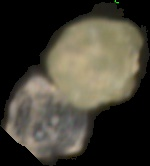
#> input picture Grains/grain_103.jpg, 150 x 166 px
$ python -i img_treatment.py   (imports and definitions only)
#> lines starting #> are read from the running program, lines starting #| are printed output that depends on the picture; after the words box and inside, x2 and y2 are one past the last pixel; in counts of white or black regions, pixels touching at a corner belong together
import math

import cv2
import imutils
import matplotlib.pyplot as plt
import numpy as np
from scipy import ndimage as ndi
from skimage.feature import canny, peak_local_max
from skimage.filters import sobel
from skimage.segmentation import watershed, felzenszwalb, slic, quickshift
from skimage.color import label2rgb

def show_img_with_matplotlib(img, title, pos, isBAndW, isSpectral = False):
    """Shows an image using matplotlib capabilities"""

    ax = plt.subplot(3, 2, pos)
    if isSpectral:
        plt.imshow(img, cmap = plt.cm.nipy_spectral)
    elif isBAndW:
        plt.imshow(img, cmap='gray')
    else:
    # Convert BGR image to RGB
        img_RGB = img[:, :, ::-1]
        plt.imshow(img_RGB)
    plt.title(title)
    plt.axis('off')

class ImagesTreatment():
    def __init__(self, image):
        self.image = image
        self.grain_images = []

    # [90 lines left out: functions separator, basic_thresh, edge_based_segmentation, region_based_segmentation, watershed_segmentation, superpixel_segmentation, not called in this run]

    def final_segmentation(self):

        show_img_with_matplotlib(self.image, 'base', 1, False)

        image_gray = cv2.cvtColor(self.image, cv2.COLOR_BGR2GRAY)
        thresh = cv2.threshold(image_gray, 30, 256, cv2.THRESH_BINARY)[1]

        show_img_with_matplotlib(thresh, 'thresh', 2, True)

        distance = ndi.distance_transform_edt(thresh)
        show_img_with_matplotlib(-distance, 'distance', 3, True)

        coords = peak_local_max(distance, footprint=np.ones((3, 3)), labels=thresh)
        coords = self.merge_points_too_close(coords, min_dist=9)

        coords_img = np.zeros_like(image_gray)
        for coord in coords:
            cv2.circle(coords_img, (coord[0], coord[1]), 10, (255, 0, 0), -1)
        show_img_with_matplotlib(coords_img, 'coord_after_removal', 4, True)

        mask = np.zeros(distance.shape, dtype=bool)
        mask[tuple(coords.T)] = True
        markers, _ = ndi.label(mask)
        labels = watershed(-distance, markers, mask=thresh)

        for label in np.unique(labels):
        # if the label is zero label is background
            if label == 0:
                continue
            mask = np.zeros(image_gray.shape, dtype="uint8")
            mask[labels == label] = 255

            cnts = cv2.findContours(mask.copy(), cv2.RETR_EXTERNAL,
                                    cv2.CHAIN_APPROX_NONE)
            cnts = imutils.grab_contours(cnts)

            for cnt in cnts:
                if cv2.contourArea(cnt) > 1500:
                    mask_rgb = cv2.cvtColor(mask, cv2.COLOR_GRAY2BGR)
                    resultimage = cv2.bitwise_and(self.image,  mask_rgb)

                    x, y, w, h = cv2.boundingRect(cnt)
                    cropped_img = resultimage[y:y + h, x:x + w]
                    self.grain_images.append(cropped_img)
                    # cv2.drawContours(image=self.image, contours=cnts, contourIdx=-1, color=(0, 255, 0), thickness=2, lineType=cv2.LINE_AA)

        show_img_with_matplotlib(labels, 'labels', 5, True, isSpectral=True)
        show_img_with_matplotlib(self.image, 'final', 6, False)

        # plt.show()
        return self.grain_images

        # show_img_with_matplotlib(self.image, 'base', 1, False)
        #
        # image_gray = cv2.cvtColor(self.image, cv2.COLOR_BGR2GRAY)
        # thresh = cv2.threshold(image_gray, 30, 256, cv2.THRESH_BINARY)[1]
        # show_img_with_matplotlib(thresh, 'thresh', 2, True)
        # # noise removal
        # kernel = np.ones((3, 3), np.uint8)
        # opening = cv2.morphologyEx(thresh, cv2.MORPH_OPEN, kernel, iterations=2)
        # # sure background area
        # sure_bg = cv2.dilate(opening, kernel, iterations=3)
        # # Finding sure foreground area
        # show_img_with_matplotlib(sure_bg, 'background', 3, True)
        # dist_transform = ndi.distance_transform_edt(thresh)
        #
        # coords = peak_local_max(dist_transform, footprint=np.ones((3, 3)), labels=thresh)
        #
        # sure_fg = np.zeros_like(image_gray)
        #
        # coords = self.remove_point_too_close(coords, min_dist=5)
        #
        # for coord in coords:
        #
        #     cv2.circle(sure_fg, (coord[0], coord[1]), 10, (255, 0, 0), -1)
        # show_img_with_matplotlib(sure_fg, 'coord', 2, True)
        #
        # #ret, sure_fg = cv2.threshold(dist_transform, 20, 255, 0)
        # show_img_with_matplotlib(sure_fg, 'foreground', 4, True)
        # # Finding unknown region
        # sure_fg = np.uint8(sure_fg)
        # unknown = cv2.subtract(sure_bg, sure_fg)
        # # Marker labelling
        # ret, markers = cv2.connectedComponents(sure_fg)
        # # Add one to all labels so that sure background is not 0, but 1
        # markers = markers + 1
        # # Now, mark the region of unknown with zero
        # markers[unknown == 255] = 0
        # show_img_with_matplotlib(markers, 'markers', 5, True)
        # markers = cv2.watershed(self.image, markers)
        # self.image[markers == -1] = [255, 0, 0]
        #
        #
        # show_img_with_matplotlib(markers, 'final', 5, True)
        #
        # for label in np.unique(markers):
        #     # if the label is zero, we are examining the 'background'
        #     # so simply ignore it
        #     if label == 0:
        #         continue
        #     # otherwise, allocate memory for the label region and draw
        #     # it on the mask
        #     mask = np.zeros(image_gray.shape, dtype="uint8")
        #     mask[markers == label] = 255
        #     # detect contours in the mask and grab the largest one
        #     cnts = cv2.findContours(mask.copy(), cv2.RETR_EXTERNAL,
        #                             cv2.CHAIN_APPROX_SIMPLE)
        #     cnts = imutils.grab_contours(cnts)
        #     c = max(cnts, key=cv2.contourArea)
        #     # draw a circle enclosing the object
        #     ((x, y), r) = cv2.minEnclosingCircle(c)
        #     cv2.drawContours(image=self.image, contours=cnts, contourIdx=-1, color=(0, 255, 0), thickness=2,
        #                      lineType=cv2.LINE_AA)
        #     # cv2.imshow("Output", self.image)
        #     # cv2.waitKey(0)
        #
        # show_img_with_matplotlib(self.image, 'final', 6, False)


        # # Remove small objects
        # distance = ndi.distance_transform_edt(thresh)
        # show_img_with_matplotlib(distance, 'distance', 3, True)


        # coords = peak_local_max(distance, footprint=np.ones((3, 3)), labels=thresh)
        #
        # coords_img = np.zeros_like(image_gray)
        #
        # coords = self.remove_point_too_close(coords, min_dist=5)
        #
        # for coord in coords:
        #     cv2.circle(coords_img, (coord[0], coord[1]), 10, (255, 0, 0), -1)
        # show_img_with_matplotlib(coords_img, 'coord', 2, True)
        #
        # mask = np.zeros(distance.shape, dtype=bool)
        # mask[tuple(coords.T)] = True
        # markers, _ = ndi.label(coords_img)
        # labels = cv2.watershed(self.image, markers)
        #
        # show_img_with_matplotlib(labels, 'labels', 4, True, isSpectral=True)
        # # show_img_with_matplotlib(labels, 'labels', 3, False)
        #
        # for label in np.unique(labels):
        #     # if the label is zero, we are examining the 'background'
        #     # so simply ignore it
        #     if label == 0:
        #         continue
        #     # otherwise, allocate memory for the label region and draw
        #     # it on the mask
        #     mask = np.zeros(image_gray.shape, dtype="uint8")
        #     mask[labels == label] = 255
        #     # detect contours in the mask and grab the largest one
        #     cnts = cv2.findContours(mask.copy(), cv2.RETR_EXTERNAL,
        #                             cv2.CHAIN_APPROX_SIMPLE)
        #     cnts = imutils.grab_contours(cnts)
        #     c = max(cnts, key=cv2.contourArea)
        #     # draw a circle enclosing the object
        #     ((x, y), r) = cv2.minEnclosingCircle(c)
        #     cv2.drawContours(image=self.image, contours=cnts, contourIdx=-1, color=(0, 255, 0), thickness=2,
        #                      lineType=cv2.LINE_AA)
        #     # cv2.imshow("Output", self.image)
        #     # cv2.waitKey(0)


    # [40 lines left out: functions preproces_image, increase_brightness, opening_closing, remove_point_too_close, not called in this run]

    def merge_points_too_close(self, coords, min_dist=10):
        coords = coords.tolist()

        while True:
            new_coords = []
            for coord in coords:
                close_points = []
                for coord2 in coords:
                    if coord[0] != coord2[0] and coord[1] != coord2[1]:
                        if math.sqrt((coord[0] - coord2[0])**2 + (coord[1] - coord2[1])**2) < min_dist:
                            close_points.append(coord2)
                            coords.remove(coord2)
                if len(close_points) > 0:
                    mean_x = 0
                    mean_y = 0
                    for point in close_points:
                        mean_x += point[0]
                        mean_y += point[1]
                    new_point = [int(mean_x/(len(close_points)+1)), int(mean_y/(len(close_points)+1))]
                    new_coords.append(new_point)
                    coords.remove(coord)
                else:
                    new_coords.append(coord)
            if coords == new_coords:
                break

        return np.array(new_coords)

>>> import cv2
>>> picture = cv2.imread('Grains/grain_103.jpg')
#> picture is the input picture: shape (166, 150, 3); mean B, G, R 53.7, 64.8, 68.7
>>> result = ImagesTreatment(picture).final_segmentation()
#> in final_segmentation, `image_gray = cv2.cvtColor(self.image, cv2.COLOR_BGR2GRAY)`:
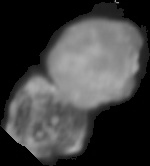
#> image_gray: shape (166, 150); min 0, max 176, mean 64.7
#> in final_segmentation, `thresh = cv2.threshold(image_gray, 30, 256, cv2.THRESH_BINARY)[1]`:
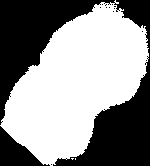
#> thresh: shape (166, 150); 56.6% white; 14 black regions (12 under 20 px), largest, box (x1, y1, x2, y2) and area: (0, 0, 150, 166) 9878, (0, 126, 50, 166) 914
#> in final_segmentation, `distance = ndi.distance_transform_edt(thresh)`:
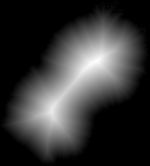
#> distance: shape (166, 150) float64; min 0, max 47.17, mean 10.1; drawn with min black and max white
#> in final_segmentation, `coords = peak_local_max(distance, footprint=np.ones((3, 3)), labels=th..`: coords = 95 pairs, first value 1 to 164, second value 1 to 148
#> after the loop in merge_points_too_close, `while True:`: coords = [[62, 93], [2, 103], [3, 103], [7, 93], [10, 122], [30, 56], [60, 147], [75, 144], [96, 9], [96, 133], [120, 1], [121, 1], [158, 72], [158, 75], [164, 54], [164, 55]]
#> in final_segmentation, `coords = self.merge_points_too_close(coords, min_dist=9)`: coords = 16 rows, first 8: [62, 93], [2, 103], [3, 103], [7, 93], [10, 122], [30, 56], [60, 147], [75, 144]
#> the loop in final_segmentation, `for coord in coords:` made 16 passes
#> after the loop in final_segmentation, `for coord in coords:`:
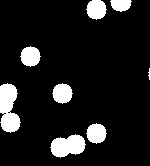
#> coords_img: shape (166, 150); 11.3% white; 8 white regions (1 under 20 px), largest, box (x1, y1, x2, y2) and area: (0, 83, 21, 133) 736, (50, 134, 86, 158) 592, (20, 46, 41, 67) 317
#> in final_segmentation, `labels = watershed(-distance, markers, mask=thresh)`:
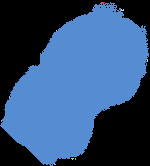
#> labels: shape (166, 150) int32; 14 distinct labels, from 0 to 13; one colour per label, 0 black
#> the loop in final_segmentation, `for label in np.unique(labels):` made 14 passes
#> cnts on passes 2, 3, 4, 5, 6, 8, 9, 10, 11, 12, 13, 14: 1 contour, all with area under 20, [[[93, 7]]], 1 contour, all with area under 20, [[[56, 30]]], [[[147, 59], [147, 60], [147, 61], [147, 60]]], [[[144, 75]]], [[[9, 96], [9, 97]]], [[[133, 96]]], [[[1, 120], [1, 121]]], [[[71, 158], [72, 159], [73, 158], [72, 158]]], [[[75, 158], [75, 159]]], [[[54, 163], [54, 164], [55, 164]]]
#> after the loop in final_segmentation, `for label in np.unique(labels):`:
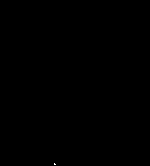
#> mask: shape (166, 150); 0.01% white in thin lines or dots, all inside (x1, y1, x2, y2) = (54, 163, 56, 165)
#> after the loop in final_segmentation, `for label in np.unique(labels):`: self.grain_images = 1 item
#> result = 1 item
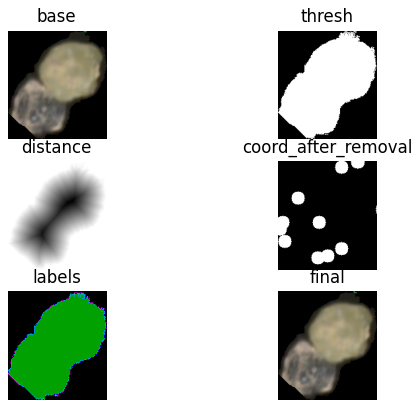
#> figure drawn by matplotlib, 6 panels

$ run again, on Grains/grain_104.jpg
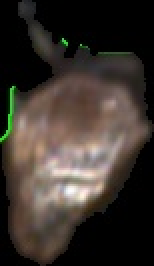
#> input picture Grains/grain_104.jpg, 77 x 133 px (shown 2 times larger)
#> picture is the input picture: shape (133, 77, 3); mean B, G, R 45.8, 51.9, 59.7
#> thresh: shape (133, 77); 57.4% white; 11 black regions (7 under 20 px), largest, box (x1, y1, x2, y2) and area: (23, 66, 77, 133) 1604, (16, 0, 77, 62) 1589, (0, 0, 27, 68) 865, (0, 72, 20, 133) 298
#> in final_segmentation, `coords = peak_local_max(distance, footprint=np.ones((3, 3)), labels=th..`: coords = 35 pairs, first value 4 to 108, second value 13 to 73
#> after the loop in merge_points_too_close, `while True:`: coords = [[72, 34], [60, 44], [108, 21], [4, 13], [5, 13], [26, 44], [53, 73], [95, 58], [105, 49]]
#> the loop in final_segmentation, `for coord in coords:` made 9 passes
#> in final_segmentation, `labels = watershed(-distance, markers, mask=thresh)`:
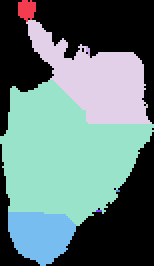
#> labels: shape (133, 77) int32 (shown 2 times larger); 9 distinct labels, from 0 to 8; one colour per label, 0 black
#> the loop in final_segmentation, `for label in np.unique(labels):` made 9 passes
#> cnts on passes 2, 3, 4, 7, 8: 1 contour; box (x1, y1, x2, y2) and area: (9, 0, 18, 11) 60, 1 contour, all with area under 20, [[[73, 52], [73, 53]]], [[[58, 95], [59, 95]]], [[[48, 105], [49, 105], [50, 105], [49, 105]]]
#> after the loop in final_segmentation, `for label in np.unique(labels):`:
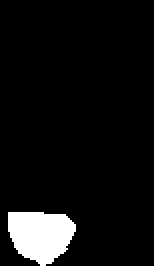
#> mask: shape (133, 77) (shown 2 times larger); 6.7% white; 1 white region, box (x1, y1, x2, y2) and area: (4, 106, 38, 133) 684
#> after the loop in final_segmentation, `for label in np.unique(labels):`: self.grain_images = 2 items

$ run again, on Grains/grain_112.jpg
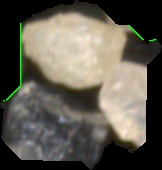
#> input picture Grains/grain_112.jpg, 162 x 170 px
#> picture is the input picture: shape (170, 162, 3); mean B, G, R 80.1, 90.5, 94.9
#> in final_segmentation, `thresh = cv2.threshold(image_gray, 30, 256, cv2.THRESH_BINARY)[1]`:
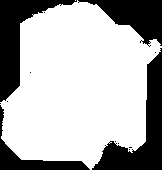
#> thresh: shape (170, 162); 69.6% white; 13 black regions (9 under 20 px), largest, box (x1, y1, x2, y2) and area: (92, 48, 162, 170) 2847, (0, 0, 77, 102) 2494, (78, 0, 162, 47) 1892, (0, 105, 90, 170) 1137
#> in final_segmentation, `coords = peak_local_max(distance, footprint=np.ones((3, 3)), labels=th..`: coords = 45 pairs, first value 1 to 152, second value 5 to 160
#> after the loop in merge_points_too_close, `while True:`: coords = [[83, 88], [84, 88], [85, 88], [86, 88], [105, 5], [1, 77], [1, 78], [4, 59], [4, 60], [11, 43], [11, 44], [14, 32], [45, 149], [149, 128]]
#> in final_segmentation, `coords = self.merge_points_too_close(coords, min_dist=9)`: coords = 14 rows, first 8: [83, 88], [84, 88], [85, 88], [86, 88], [105, 5], [1, 77], [1, 78], [4, 59]
#> the loop in final_segmentation, `for coord in coords:` made 14 passes
#> in final_segmentation, `labels = watershed(-distance, markers, mask=thresh)`:
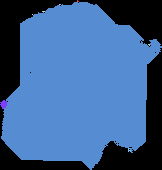
#> labels: shape (170, 162) int32; 9 distinct labels, from 0 to 8; one colour per label, 0 black
#> the loop in final_segmentation, `for label in np.unique(labels):` made 9 passes
#> cnts on passes 2, 3, 4, 5, 6, 9: [[[77, 0], [77, 1], [78, 1]]], [[[59, 4], [60, 4]]], [[[42, 11], [43, 11], [44, 11], [43, 11]]], [[[32, 14]]], [[[148, 44], [149, 45], [149, 44]]], 1 contour, all with area under 20
#> after the loop in final_segmentation, `for label in np.unique(labels):`: self.grain_images = 1 item

$ run again, on Grains/grain_114.jpg
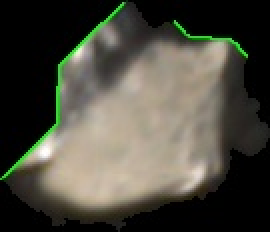
#> input picture Grains/grain_114.jpg, 135 x 116 px (shown 2 times larger)
#> picture is the input picture: shape (116, 135, 3); mean B, G, R 63.7, 74.4, 76.2
#> thresh: shape (116, 135); 58.6% white; 10 black regions (6 under 20 px), largest, box (x1, y1, x2, y2) and area: (0, 0, 63, 89) 2696, (60, 67, 135, 116) 1651, (64, 0, 135, 64) 1554, (0, 90, 59, 116) 573
#> in final_segmentation, `coords = peak_local_max(distance, footprint=np.ones((3, 3)), labels=th..`: coords = 43 pairs, first value 1 to 114, second value 26 to 133
#> after the loop in merge_points_too_close, `while True:`: coords = [[58, 72], [66, 124], [1, 65], [12, 73], [50, 128], [68, 133], [69, 133], [73, 117], [74, 117], [99, 101], [105, 73], [105, 74], [105, 75], [109, 29], [111, 40], [111, 45], [112, 62]]
#> in final_segmentation, `coords = self.merge_points_too_close(coords, min_dist=9)`: coords = 17 rows, first 8: [58, 72], [66, 124], [1, 65], [12, 73], [50, 128], [68, 133], [69, 133], [73, 117]
#> the loop in final_segmentation, `for coord in coords:` made 17 passes
#> in final_segmentation, `labels = watershed(-distance, markers, mask=thresh)`:
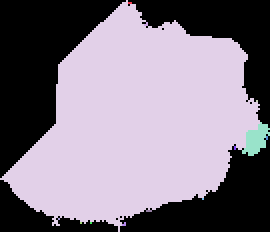
#> labels: shape (116, 135) int32 (shown 2 times larger); 14 distinct labels, from 0 to 13; one colour per label, 0 black
#> the loop in final_segmentation, `for label in np.unique(labels):` made 14 passes
#> cnts on passes 2, 3, 4, 7, 8, 9, 10, 11: [[[64, 1], [65, 1]]], [[[73, 11], [72, 12], [73, 12]]], [[[128, 50]]], [[[133, 68], [133, 69]]], [[[117, 73], [117, 74]]], [[[101, 99]]], [[[73, 105], [74, 105], [75, 105], [74, 105]]], [[[29, 109]]]
#> after the loop in final_segmentation, `for label in np.unique(labels):`: self.grain_images = 1 item
